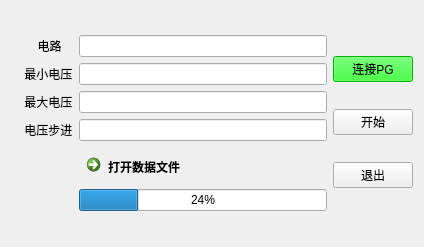
<?xml version="1.0" encoding="UTF-8"?>
<ui version="4.0">
 <class>Test_power</class>
 <widget class="QWidget" name="Test_power">
  <property name="geometry">
   <rect>
    <x>0</x>
    <y>0</y>
    <width>424</width>
    <height>247</height>
   </rect>
  </property>
  <property name="windowTitle">
   <string>Form</string>
  </property>
  <layout class="QGridLayout" name="gridLayout_2">
   <item row="0" column="0">
    <layout class="QHBoxLayout" name="horizontalLayout">
     <item>
      <layout class="QGridLayout" name="gridLayout">
       <item row="3" column="0">
        <widget class="QLabel" name="label_4">
         <property name="text">
          <string>    电压步进</string>
         </property>
        </widget>
       </item>
       <item row="1" column="1">
        <widget class="QLineEdit" name="startvolt"/>
       </item>
       <item row="1" column="0">
        <widget class="QLabel" name="label">
         <property name="text">
          <string>    最小电压</string>
         </property>
        </widget>
       </item>
       <item row="4" column="1">
        <widget class="QCommandLinkButton" name="open_csv">
         <property name="text">
          <string>打开数据文件</string>
         </property>
        </widget>
       </item>
       <item row="0" column="0">
        <widget class="QLabel" name="label_2">
         <property name="text">
          <string>        电路</string>
         </property>
        </widget>
       </item>
       <item row="2" column="0">
        <widget class="QLabel" name="label_3">
         <property name="text">
          <string>    最大电压</string>
         </property>
        </widget>
       </item>
       <item row="0" column="1">
        <widget class="QLineEdit" name="channl"/>
       </item>
       <item row="2" column="1">
        <widget class="QLineEdit" name="finvolt"/>
       </item>
       <item row="5" column="1">
        <widget class="QProgressBar" name="progressBar">
         <property name="value">
          <number>24</number>
         </property>
        </widget>
       </item>
       <item row="3" column="1">
        <widget class="QLineEdit" name="step"/>
       </item>
      </layout>
     </item>
     <item>
      <layout class="QVBoxLayout" name="verticalLayout">
       <item>
        <widget class="QPushButton" name="tcpcheck">
         <property name="styleSheet">
          <string notr="true">background: rgb(0,255,0)</string>
         </property>
         <property name="text">
          <string>连接PG</string>
         </property>
        </widget>
       </item>
       <item>
        <widget class="QPushButton" name="startputten">
         <property name="styleSheet">
          <string notr="true"/>
         </property>
         <property name="text">
          <string>开始</string>
         </property>
        </widget>
       </item>
       <item>
        <widget class="QPushButton" name="exitputten">
         <property name="text">
          <string>退出</string>
         </property>
         <property name="iconSize">
          <size>
           <width>16</width>
           <height>16</height>
          </size>
         </property>
        </widget>
       </item>
      </layout>
     </item>
    </layout>
   </item>
  </layout>
 </widget>
 <tabstops>
  <tabstop>channl</tabstop>
  <tabstop>startvolt</tabstop>
  <tabstop>finvolt</tabstop>
  <tabstop>step</tabstop>
  <tabstop>open_csv</tabstop>
  <tabstop>startputten</tabstop>
  <tabstop>exitputten</tabstop>
 </tabstops>
 <resources/>
 <connections/>
</ui>
